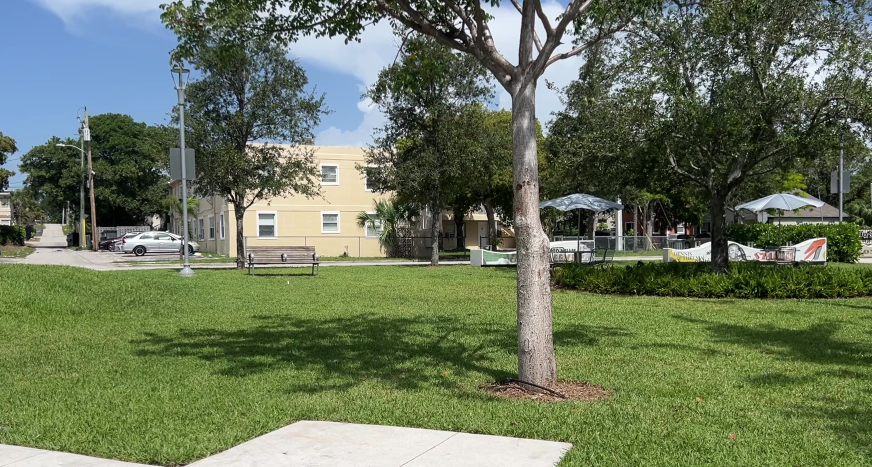
#> input picture testing/frame0.png, 1744 x 934 px, found by its file name (shown at 1/2 size)
$ python temp.py
#> lines starting #> are read from the running program, lines starting #| are printed output that depends on the picture
import cv2 as cv
import os
from skimage.metrics import structural_similarity as ssim

img0 = cv.imread("testing/frame0.png")
#> img0 is the input picture: shape (934, 1744, 3); mean B, G, R 91.1, 117.3, 105.1
img0 = cv.resize(img0, dsize=(1280, 720))
#> img0: shape (720, 1280, 3)
img1 = cv.imread("testing/frame1.png")
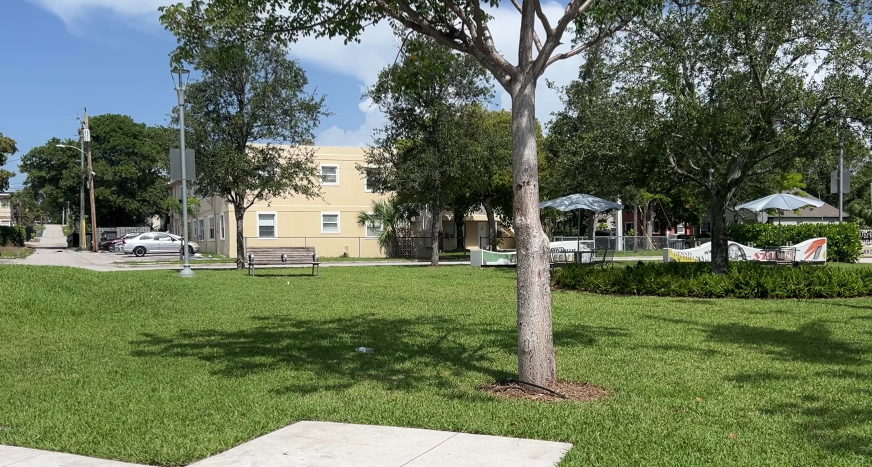
#> input picture testing/frame1.png, 1744 x 934 px, found by its file name (shown at 1/2 size)
#> img1 is the input picture: shape (934, 1744, 3); mean B, G, R 90.7, 116.7, 104.4
img1 = cv.resize(img1, dsize=(1280, 720))
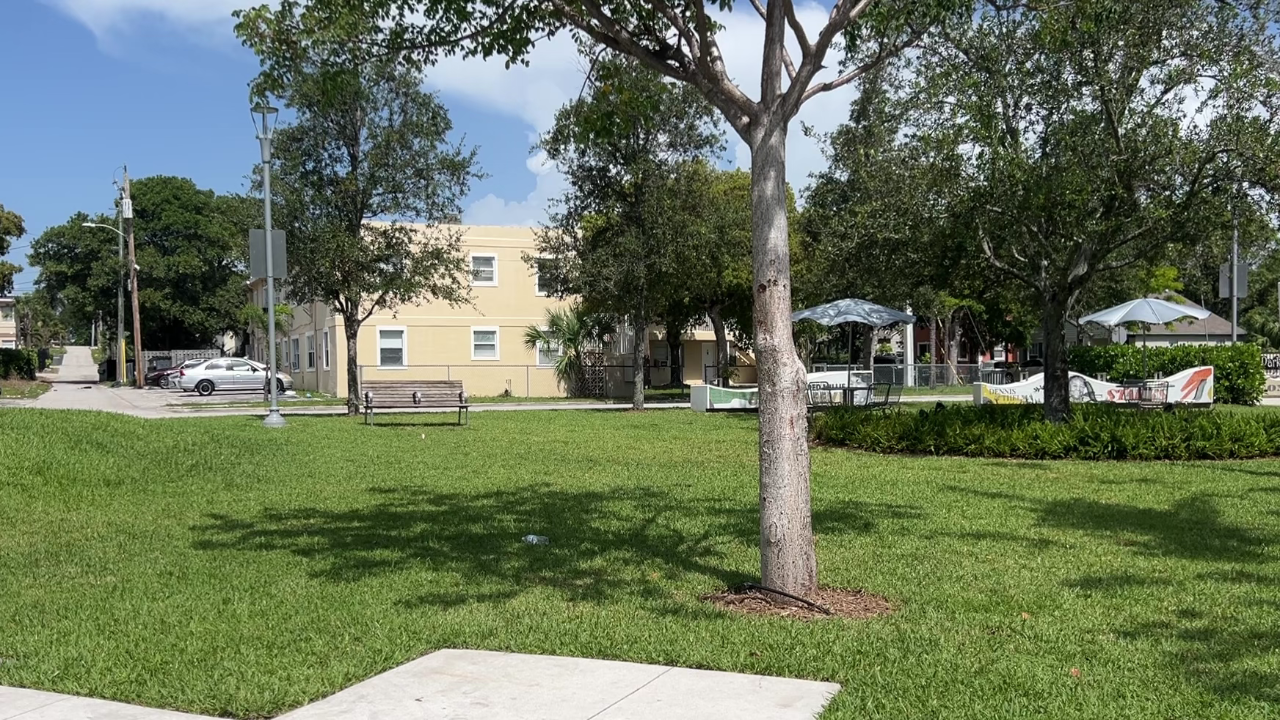
#> img1: shape (720, 1280, 3); mean B, G, R 90.6, 116.5, 104.3


mask0 = cv.imread("testing/mask0.png")
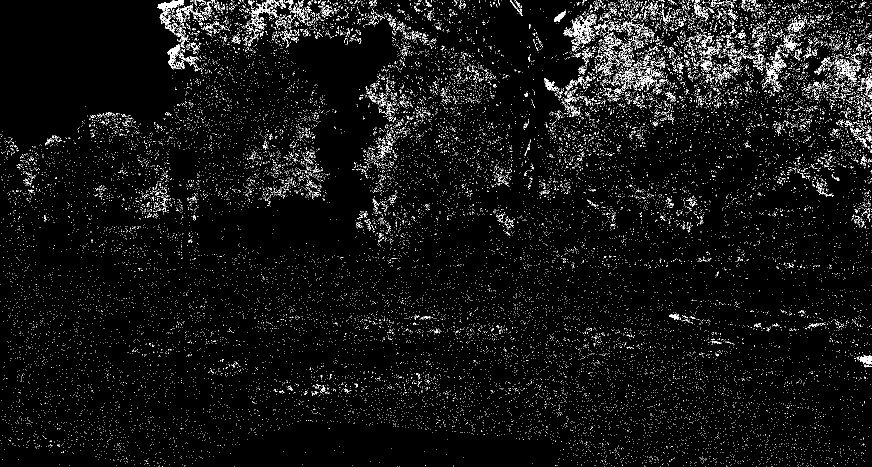
#> input picture testing/mask0.png, 1744 x 934 px, found by its file name (shown at 1/2 size)
#> mask0 is the input picture: shape (934, 1744, 3); 4.5% white in thin lines or dots
mask0 = cv.resize(mask0, dsize=(1280, 720))
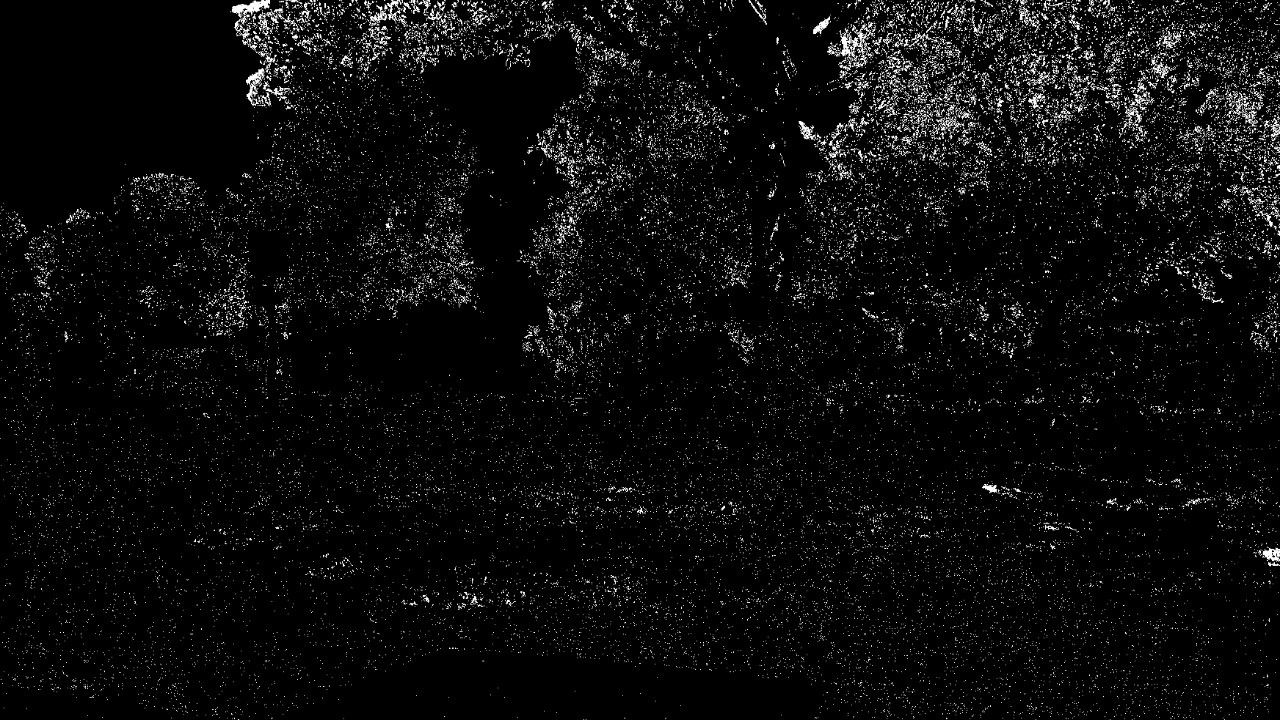
#> mask0: shape (720, 1280, 3); min 0, max 255, mean 11.5
mask1 = cv.imread("testing/mask1.png")
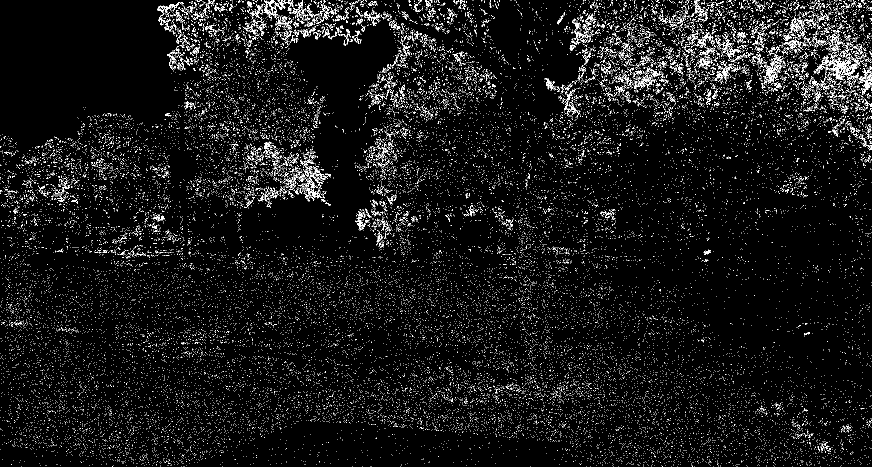
#> input picture testing/mask1.png, 1744 x 934 px, found by its file name (shown at 1/2 size)
#> mask1 is the input picture: shape (934, 1744, 3); 5.2% white in thin lines or dots
mask1 = cv.resize(mask1, dsize=(1280, 720))
#> mask1: shape (720, 1280, 3)

diff = cv.absdiff(img0, img1)
diff = cv.cvtColor(diff, cv.COLOR_BGR2GRAY)
#> diff: shape (720, 1280)
diff = cv.threshold(diff, 60, 255, cv.THRESH_BINARY)[1]
#> diff: shape (720, 1280); 2.9% white in thin lines or dots

diff2 = cv.absdiff(mask0, mask1)
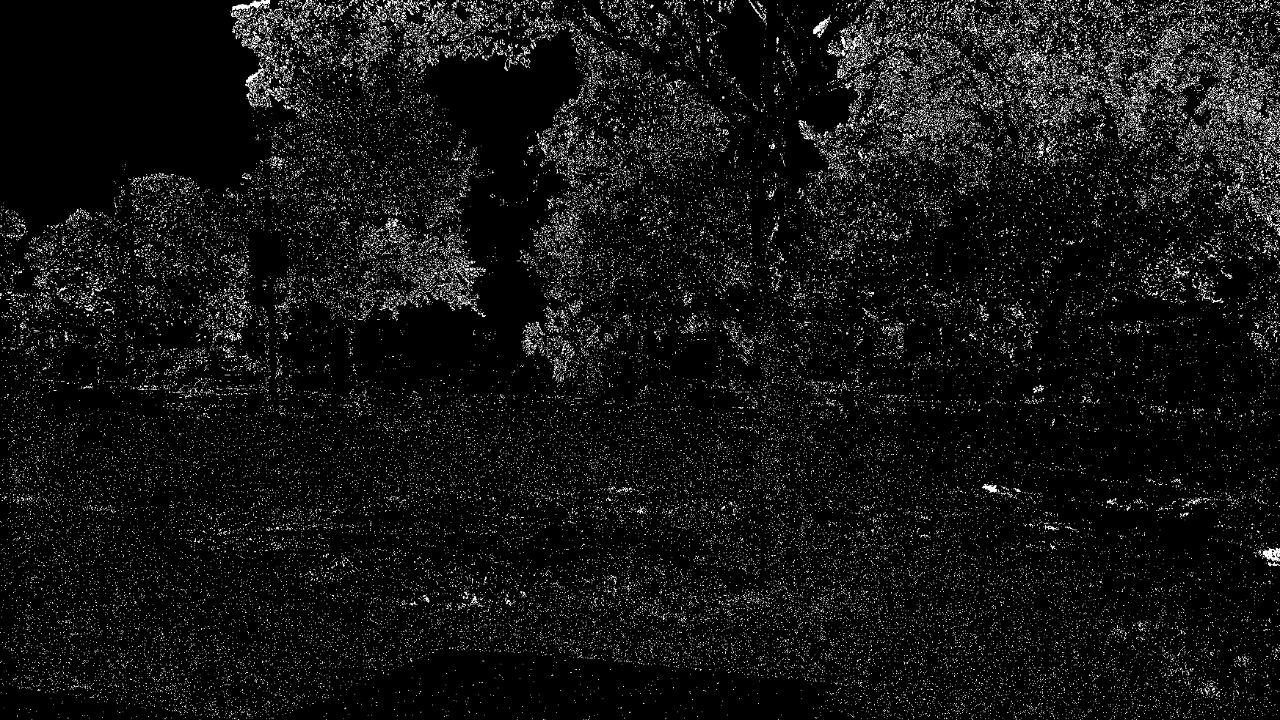
#> diff2: shape (720, 1280, 3); min 0, max 255, mean 18.4
diff2 = cv.cvtColor(diff2, cv.COLOR_BGR2GRAY)
#> diff2: shape (720, 1280)
diff2 = cv.threshold(diff, 60, 255, cv.THRESH_BINARY)[1]

___, binary = cv.threshold(mask0, 200, 1, cv.THRESH_BINARY)
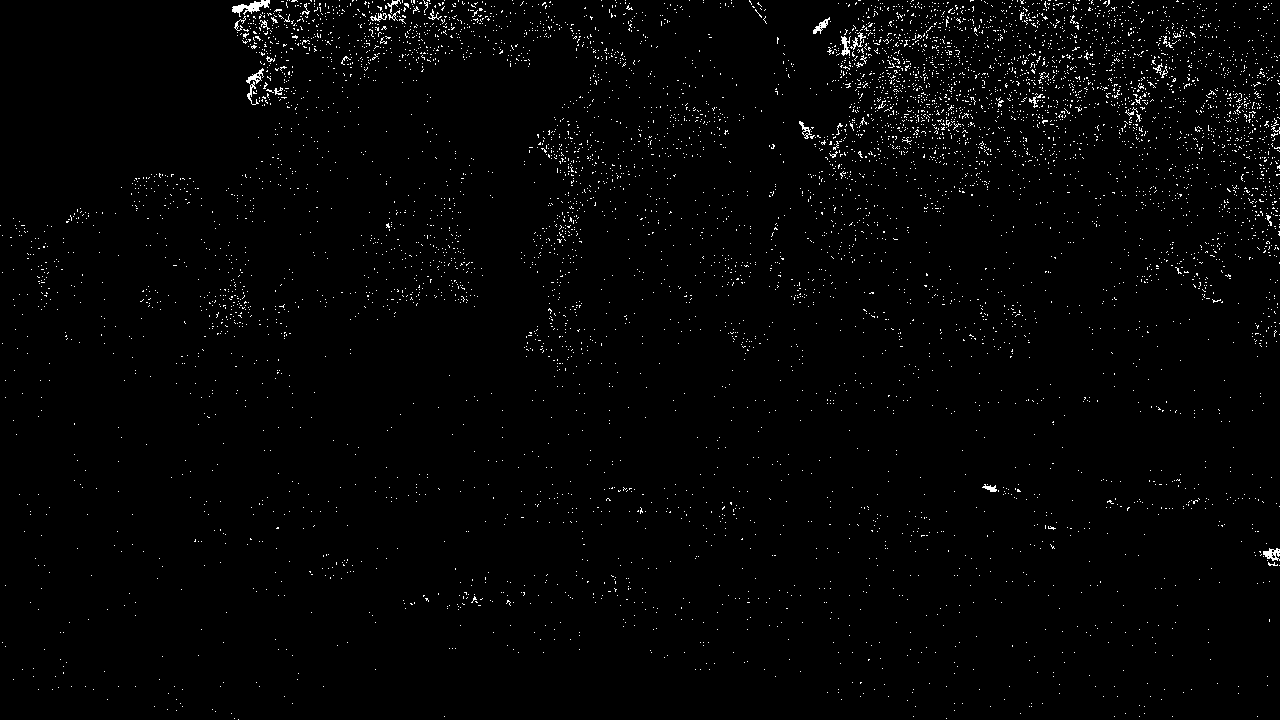
#> binary: shape (720, 1280, 3); values 0 (black) and 1 (white), 1.6% white in thin lines or dots
cv.imshow("mask", mask0)
cv.waitKey(0)

cv.imshow("binary", binary)
cv.waitKey(0)

#op = cv.bitwise_xor(diff, diff2)
#op = cv.subtract(diff, diff2)
score, op = ssim(diff, diff2, full=True)
#> op: shape (720, 1280) float64; every value is 1
#> score = 1
bit = cv.bitwise_xor(diff, diff2)
#> bit: shape (720, 1280); every value is 0

"""
cv.imshow("frames", diff)
cv.waitKey(0)
cv.imshow("masks", diff2)
cv.waitKey(0)
print(score)
cv.imshow("sim", op)
cv.imshow("xor", bit)
cv.waitKey(0)
"""
